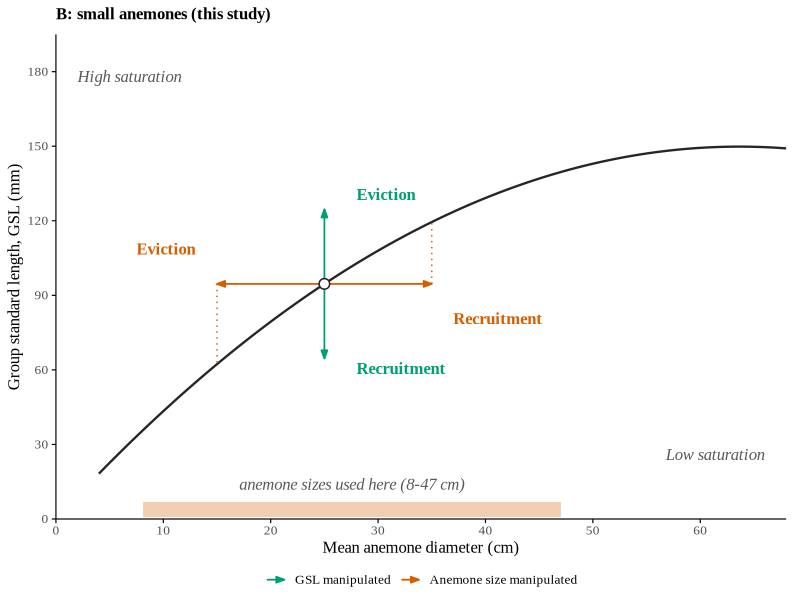
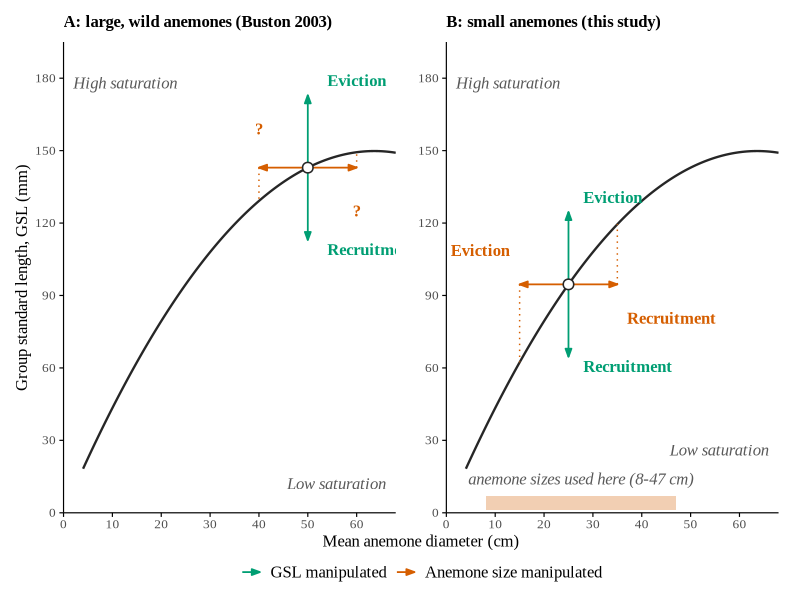
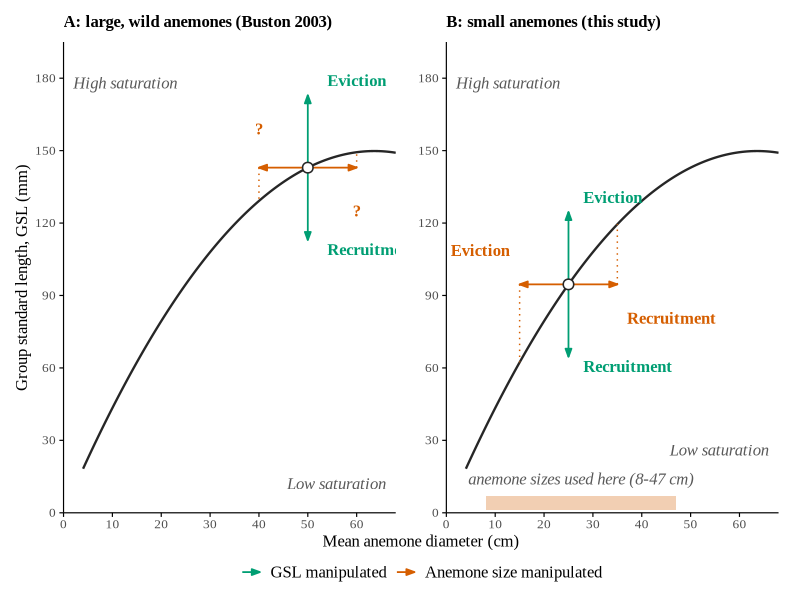

These figures' R source, in order:
# =============================================================================
# Group Dynamics Manuscript Figure 1 
# Natalia Karadimitriou September 2026
# =============================================================================

library(ggplot2)
library(patchwork)

font_family <- "Times New Roman"
pt <- function(x) x * (25.4 / 72.27)
base_pt <- 12

col_known <- "#009E73"
col_size  <- "#D55E00"
col_curve <- "grey15"
col_note  <- "grey35"

gsl <- function(d) 4.709 * d - 0.037 * d^2

lab <- function(x, y, text, colour, hjust = 0.5, fontface = "plain") {
  data.frame(x = x, y = y, text = text, colour = colour, hjust = hjust,
             fontface = fontface, stringsAsFactors = FALSE)
}

lev_known <- "GSL manipulated"
lev_size  <- "Anemone size manipulated"

shared_theme <- theme_classic(base_size = base_pt, base_family = font_family) +
  theme(
    text             = element_text(family = font_family, size = base_pt),
    plot.title       = element_text(size = base_pt, face = "bold", hjust = 0,
                                    margin = margin(b = 8)),
    legend.position  = "bottom",
    legend.title     = element_blank(),
    legend.margin    = margin(t = -4),
    legend.key.width = unit(1.1, "lines"),
    axis.line        = element_line(linewidth = 0.4, colour = "black"),
    axis.ticks       = element_line(linewidth = 0.4, colour = "black"),
    plot.margin      = margin(6, 10, 6, 6)
  )

x_min <- 0; x_max <- 68
y_min <- 0; y_max <- 195

# Panel A: large, wild anemones 

d0a <- 50; shift_d <- 10; shift_g <- 30
centre_a <- data.frame(d0 = d0a, g0 = gsl(d0a))

# Drawn as a single solid line throughout -- conceptual figure
# illustrating the idea being tested,  Buston (2003) reports a mean
# +/- SD anemone diameter (50 +/- 8 cm, n = 71), not a min/max, so there's no
# dependable value to place an "extrapolated" cutoff at.

curve_a <- data.frame(d = seq(4, x_max, length.out = 500))
curve_a$gsl <- gsl(curve_a$d)

arms_a <- data.frame(
  d0 = centre_a$d0, g0 = centre_a$g0,
  d   = c(centre_a$d0, centre_a$d0, centre_a$d0 - shift_d, centre_a$d0 + shift_d),
  gsl = c(centre_a$g0 + shift_g, centre_a$g0 - shift_g, centre_a$g0, centre_a$g0),
  arm = c("vertical", "vertical", "horizontal", "horizontal")
)
arms_a$type <- factor(ifelse(arms_a$arm == "vertical", lev_known, lev_size),
                      levels = c(lev_known, lev_size))
drops_a <- subset(arms_a, arm == "horizontal")
drops_a$curve_y <- gsl(drops_a$d)

annots_a <- rbind(
  lab(2, 178, "High saturation", col_note, 0, "italic"),
  lab(66, 12,  "Low saturation",  col_note, 1, "italic"),
  lab(d0a + 4, centre_a$g0 + shift_g + 6, "Eviction", col_known, 0, "bold"),
  lab(d0a + 4, centre_a$g0 - shift_g - 4, "Recruitment", col_known, 0, "bold"),
  lab(d0a - shift_d, centre_a$g0 + 16, "?", col_size, 0.5, "bold"),
  lab(d0a + shift_d, centre_a$g0 - 18, "?", col_size, 0.5, "bold")
)

text_layer <- function(annots, col) {
  d <- annots[annots$colour == col, ]
  geom_text(data = d, aes(x, y, label = text, hjust = hjust, fontface = fontface),
            colour = col, family = font_family, size = pt(base_pt),
            lineheight = 0.95, show.legend = FALSE)
}

pa <- ggplot() +
  geom_line(data = curve_a, aes(d, gsl), colour = col_curve, linewidth = 0.8) +
  geom_segment(data = drops_a, aes(x = d, xend = d, y = gsl, yend = curve_y),
               colour = col_size, linetype = "dotted", linewidth = 0.5) +
  geom_segment(data = arms_a, aes(x = d0, y = g0, xend = d, yend = gsl, colour = type),
               linewidth = 0.6, arrow = arrow(length = unit(2.2, "mm"), type = "closed", angle = 20)) +
  geom_point(data = centre_a, aes(d0, g0), shape = 21, size = 3, fill = "white",
             colour = col_curve, stroke = 0.8) +
  text_layer(annots_a, col_note) + text_layer(annots_a, col_known) + text_layer(annots_a, col_size) +
  scale_discrete_identity(aesthetics = "fontface") +
  scale_colour_manual(values = setNames(c(col_known, col_size), c(lev_known, lev_size)), name = NULL) +
  scale_x_continuous(limits = c(x_min, x_max), breaks = seq(0, 60, 10), expand = c(0, 0)) +
  scale_y_continuous(limits = c(y_min, y_max), breaks = seq(0, 180, 30), expand = c(0, 0)) +
  labs(title = "A: large, wild anemones (Buston 2003)",
       x = "Mean anemone diameter (cm)", y = "Group standard length, GSL (mm)") +
  shared_theme

# Panel B: small anemones, this study 

d0b <- 25
#curve_max_b <- 55
exp_lo <- 2 * sqrt(52 / pi); exp_hi <- 2 * sqrt(1740 / pi)
centre_b <- data.frame(d0 = d0b, g0 = gsl(d0b))

curve_b <- curve_a
curve_b$gsl <- gsl(curve_b$d)

arms_b <- data.frame(
  d0 = centre_b$d0, g0 = centre_b$g0,
  d   = c(centre_b$d0, centre_b$d0, centre_b$d0 - shift_d, centre_b$d0 + shift_d),
  gsl = c(centre_b$g0 + shift_g, centre_b$g0 - shift_g, centre_b$g0, centre_b$g0),
  arm = c("vertical", "vertical", "horizontal", "horizontal")
)
arms_b$type <- factor(ifelse(arms_b$arm == "vertical", lev_known, lev_size),
                      levels = c(lev_known, lev_size))
drops_b <- subset(arms_b, arm == "horizontal")
drops_b$curve_y <- gsl(drops_b$d)

band_b <- data.frame(xmin = exp_lo, xmax = exp_hi, ymin = 1, ymax = 7)

annots_b <- rbind(
  lab(2, 178, "High saturation", col_note, 0, "italic"),
  lab(66, 26,  "Low saturation",  col_note, 1, "italic"),
  lab(d0b + 3, centre_b$g0 + shift_g + 6, "Eviction", col_known, 0, "bold"),
  lab(d0b + 3, centre_b$g0 - shift_g - 4, "Recruitment", col_known, 0, "bold"),
  lab(d0b - shift_d - 2, centre_b$g0 + 14, "Eviction", col_size, 1, "bold"),
  lab(d0b + shift_d + 2, centre_b$g0 - 14, "Recruitment", col_size, 0, "bold"),
  lab((exp_lo + exp_hi) / 2, 14,
      sprintf("anemone sizes used here (%.0f-%.0f cm)", exp_lo, exp_hi), col_note, 0.5, "italic")
)

pb <- ggplot() +
  geom_rect(data = band_b, aes(xmin = xmin, xmax = xmax, ymin = ymin, ymax = ymax),
            fill = col_size, alpha = 0.30) +
  geom_line(data = curve_b, aes(d, gsl), colour = col_curve, linewidth = 0.8) +
  geom_segment(data = drops_b, aes(x = d, xend = d, y = gsl, yend = curve_y),
               colour = col_size, linetype = "dotted", linewidth = 0.5) +
  geom_segment(data = arms_b, aes(x = d0, y = g0, xend = d, yend = gsl, colour = type),
               linewidth = 0.6, arrow = arrow(length = unit(2.2, "mm"), type = "closed", angle = 20)) +
  geom_point(data = centre_b, aes(d0, g0), shape = 21, size = 3, fill = "white",
             colour = col_curve, stroke = 0.8) +
  text_layer(annots_b, col_note) + text_layer(annots_b, col_known) + text_layer(annots_b, col_size) +
  scale_discrete_identity(aesthetics = "fontface") +
  scale_colour_manual(values = setNames(c(col_known, col_size), c(lev_known, lev_size)), name = NULL) +
  scale_x_continuous(limits = c(x_min, x_max), breaks = seq(0, 60, 10), expand = c(0, 0)) +
  scale_y_continuous(limits = c(y_min, y_max), breaks = seq(0, 180, 30), expand = c(0, 0)) +
  labs(title = "B: small anemones (this study)",
       x = "Mean anemone diameter (cm)", y = "Group standard length, GSL (mm)") +
  shared_theme
pb
# Combine: one shared y-axis title, one shared x-axis title, one legend 

combined <- (pa + pb) +
  plot_layout(ncol = 2, widths = c(1, 1),
              axis_titles = "collect", guides = "collect") &
  theme(legend.position = "bottom",
        legend.text = element_text(family = font_family, size = base_pt))



ggsave("../Figures/Figure1_combined.png", combined, width = 260, height = 135, units = "mm", dpi = 1200, bg="white")
ggsave("../Figures/Figure1_combined.svg", combined, width = 260, height = 135, units = "mm", dpi = 1200, bg="white")
